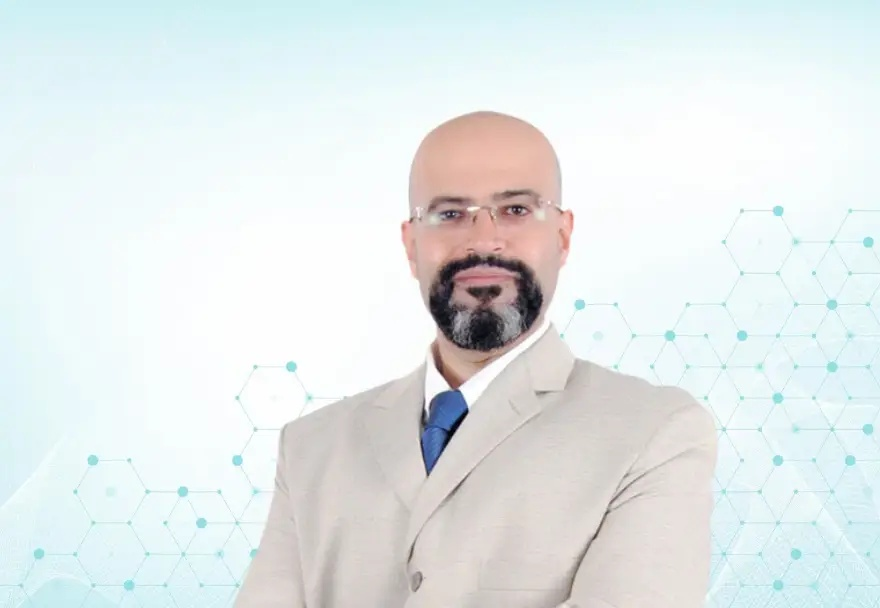
#> input picture الاستاذ-دكتور-أسامة-شعير-أستاذ-الذكورة.jpg, 880 x 608 px
$ python make-photo.py
#> lines starting #> are read from the running program, lines starting #| are printed output that depends on the picture
#!/usr/bin/env python3
"""Optimise the doctor's portrait for the hero.

The source upload is a landscape press photo — far too heavy for a phone
on 3G, and framed for a website banner rather than a portrait badge.
This crops it to the 4:5 window the hero uses, then writes two responsive
derivatives in WebP and JPEG.

    python3 tools/make-photo.py [source.jpg]

Defaults to the portrait at the repository root.
"""

import os
import sys

from PIL import Image

HERE = os.path.dirname(os.path.abspath(__file__))
OUT = os.path.join(HERE, "..", "img")
DEFAULT_SRC = os.path.join(HERE, "..", "..", "..", "الاستاذ-دكتور-أسامة-شعير-أستاذ-الذكورة.jpg")

WIDTHS = (240, 480)

# Portrait window inside the source photo, measured on the 880x608 original.
#
# The source is a landscape press shot with the subject centred. The hero
# renders the picture in a 4:5 frame anchored on the upper third, so the
# crop is pre-cut to that same ratio — the browser then has nothing left to
# trim and the face always lands in the same place.
#
#   head spans x 405..575, y 95..345
#   crop x 300..697 puts the head at 26%..69% of the width
#   crop y  40..536 puts the head at 11%..61% of the height
CROP = (300, 40, 697, 536)


def main():
    src_path = sys.argv[1] if len(sys.argv) > 1 else DEFAULT_SRC
    if not os.path.exists(src_path):
        raise SystemExit(f"الصورة مش موجودة: {src_path}")

    os.makedirs(OUT, exist_ok=True)

    with Image.open(src_path) as im:
        # Flatten any transparency onto the page ivory so JPEG has no black
        # where the alpha channel was.
#> im is the input picture: PIL image 880x608 RGB; mean R, G, B 227.9, 234.2, 234.4
        if im.mode in ("RGBA", "LA", "P"):
            im = im.convert("RGBA")
            flat = Image.new("RGB", im.size, (250, 247, 242))
            flat.paste(im, mask=im.split()[-1])
            im = flat
        else:
            im = im.convert("RGB")

        print(f"  المصدر: {im.size[0]}x{im.size[1]}  {os.path.getsize(src_path) / 1024:.0f} KB")
#|   المصدر: 880x608  66 KB

        cropped = im.crop(CROP)
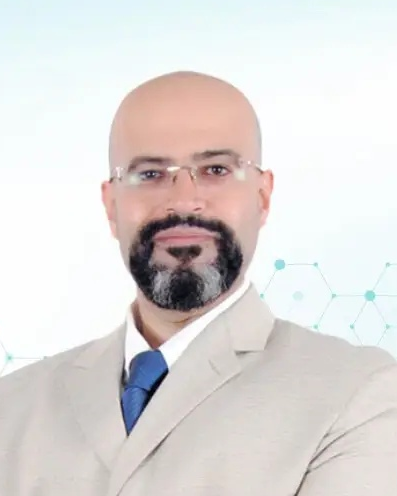
#> cropped: PIL image 397x496 RGB; mean R, G, B 222.6, 218.9, 217.3
        print(f"  القص: {cropped.size[0]}x{cropped.size[1]}")
#|   القص: 397x496

        for width in WIDTHS:
            height = round(cropped.height * width / cropped.width)
            frame = cropped.resize((width, height), Image.LANCZOS)

            jpg = os.path.join(OUT, f"doctor-{width}.jpg")
            frame.save(jpg, "JPEG", quality=82, optimize=True, progressive=True)

            webp = os.path.join(OUT, f"doctor-{width}.webp")
            frame.save(webp, "WEBP", quality=80, method=6)

            print(
                f"  doctor-{width}  {width}x{height}  "
                f"jpg {os.path.getsize(jpg) / 1024:.1f} KB   "
                f"webp {os.path.getsize(webp) / 1024:.1f} KB"
            )

    print("Done.")


if __name__ == "__main__":
    main()
